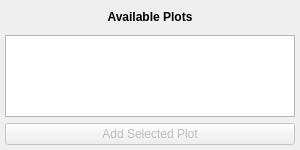
<?xml version="1.0" encoding="UTF-8"?>
<ui version="4.0">
 <class>ToolboxPanel</class>
 <widget class="QWidget" name="ToolboxPanel">
  <property name="geometry">
   <rect>
    <x>0</x>
    <y>0</y>
    <width>300</width>
    <height>150</height>
   </rect>
  </property>
  <property name="windowTitle">
   <string>Plot Toolbox</string>
  </property>
  <layout class="QVBoxLayout" name="verticalLayout">
   <property name="leftMargin">
    <number>5</number>
   </property>
   <property name="topMargin">
    <number>5</number>
   </property>
   <property name="rightMargin">
    <number>5</number>
   </property>
   <property name="bottomMargin">
    <number>5</number>
   </property>
   <item>
    <widget class="QLabel" name="title_label">
     <property name="text">
      <string>Available Plots</string>
     </property>
     <property name="alignment">
      <set>Qt::AlignCenter</set>
     </property>
     <property name="styleSheet">
      <string>font-weight: bold; font-size: 12px; padding: 5px;</string>
     </property>
    </widget>
   </item>
   <item>
    <widget class="QListWidget" name="plot_list">
     <property name="alternatingRowColors">
      <bool>true</bool>
     </property>
     <property name="selectionMode">
      <enum>QAbstractItemView::SingleSelection</enum>
     </property>
     <property name="iconSize">
      <size>
       <width>20</width>
       <height>20</height>
      </size>
     </property>
     <property name="spacing">
      <number>1</number>
     </property>
    </widget>
   </item>
   <item>
    <widget class="QPushButton" name="add_button">
     <property name="text">
      <string>Add Selected Plot</string>
     </property>
     <property name="enabled">
      <bool>false</bool>
     </property>
    </widget>
   </item>
   <item>
    <spacer name="verticalSpacer">
     <property name="orientation">
      <enum>Qt::Vertical</enum>
     </property>
     <property name="sizeHint" stdset="0">
      <size>
       <width>20</width>
       <height>10</height>
      </size>
     </property>
    </spacer>
   </item>
  </layout>
 </widget>
 <resources/>
 <connections/>
</ui> 
